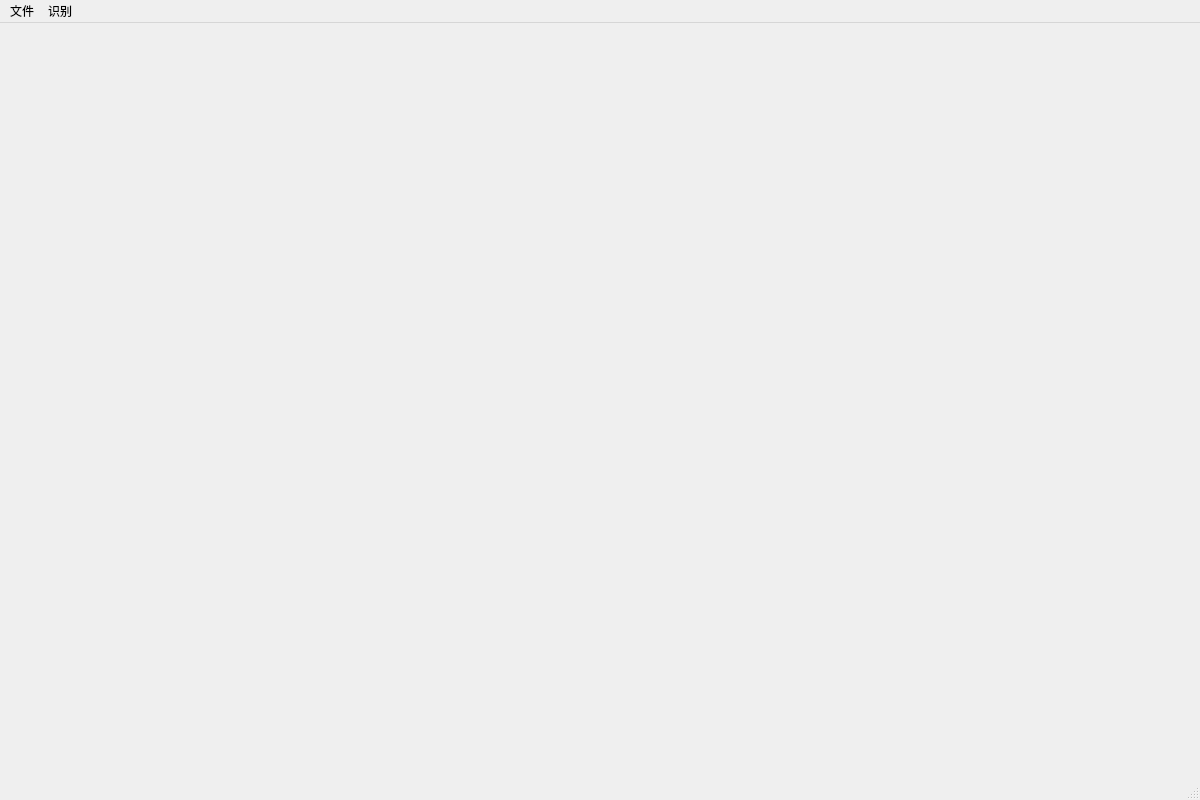
<?xml version="1.0" encoding="UTF-8"?>
<ui version="4.0">
 <class>MainWindow</class>
 <widget class="QMainWindow" name="MainWindow">
  <property name="geometry">
   <rect>
    <x>0</x>
    <y>0</y>
    <width>1200</width>
    <height>800</height>
   </rect>
  </property>
  <property name="windowTitle">
   <string>WSI 肿瘤细胞识别原型</string>
  </property>
  <widget class="QWidget" name="centralwidget"/>
  <widget class="QMenuBar" name="menubar">
   <addaction name="menuFile"/>
   <addaction name="menuRun"/>
  </widget>
  <widget class="QStatusBar" name="statusbar"/>
  <action name="actionOpenWSI">
   <property name="text">
    <string>打开 WSI/图像</string>
   </property>
  </action>
  <action name="actionRunInference">
   <property name="text">
    <string>运行识别（当前视口）</string>
   </property>
  </action>
  <action name="actionSaveJSON">
   <property name="text">
    <string>保存识别结果 JSON</string>
   </property>
  </action>
  <action name="actionLoadJSON">
   <property name="text">
    <string>加载识别结果 JSON</string>
   </property>
  </action>
  <widget class="QMenu" name="menuFile">
   <property name="title">
    <string>文件</string>
   </property>
   <addaction name="actionOpenWSI"/>
   <addaction name="actionSaveJSON"/>
   <addaction name="actionLoadJSON"/>
  </widget>
  <widget class="QMenu" name="menuRun">
   <property name="title">
    <string>识别</string>
   </property>
   <addaction name="actionRunInference"/>
  </widget>
 </widget>
 <resources/>
 <connections/>
</ui>
